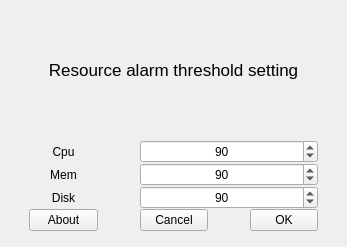
<?xml version="1.0" encoding="UTF-8"?>
<ui version="4.0">
 <class>sysyemMonitor</class>
 <widget class="QWidget" name="sysyemMonitor">
  <property name="geometry">
   <rect>
    <x>0</x>
    <y>0</y>
    <width>347</width>
    <height>247</height>
   </rect>
  </property>
  <property name="windowTitle">
   <string>Form</string>
  </property>
  <widget class="QWidget" name="gridLayoutWidget">
   <property name="geometry">
    <rect>
     <x>19</x>
     <y>0</y>
     <width>311</width>
     <height>231</height>
    </rect>
   </property>
   <layout class="QGridLayout" name="gridLayout">
    <property name="leftMargin">
     <number>10</number>
    </property>
    <property name="topMargin">
     <number>0</number>
    </property>
    <property name="rightMargin">
     <number>12</number>
    </property>
    <property name="horizontalSpacing">
     <number>42</number>
    </property>
    <property name="verticalSpacing">
     <number>0</number>
    </property>
    <item row="4" column="2">
     <widget class="QPushButton" name="pushButtonOk">
      <property name="text">
       <string>OK</string>
      </property>
     </widget>
    </item>
    <item row="2" column="0">
     <widget class="QLabel" name="memLabel">
      <property name="text">
       <string>Mem</string>
      </property>
      <property name="alignment">
       <set>Qt::AlignCenter</set>
      </property>
     </widget>
    </item>
    <item row="3" column="0">
     <widget class="QLabel" name="diskLabel">
      <property name="text">
       <string>Disk</string>
      </property>
      <property name="alignment">
       <set>Qt::AlignCenter</set>
      </property>
     </widget>
    </item>
    <item row="1" column="0">
     <widget class="QLabel" name="cpuLable">
      <property name="sizePolicy">
       <sizepolicy hsizetype="Preferred" vsizetype="Preferred">
        <horstretch>0</horstretch>
        <verstretch>0</verstretch>
       </sizepolicy>
      </property>
      <property name="layoutDirection">
       <enum>Qt::LeftToRight</enum>
      </property>
      <property name="text">
       <string>Cpu</string>
      </property>
      <property name="alignment">
       <set>Qt::AlignCenter</set>
      </property>
     </widget>
    </item>
    <item row="4" column="0">
     <widget class="QPushButton" name="pushButtonAbout">
      <property name="text">
       <string>About</string>
      </property>
     </widget>
    </item>
    <item row="0" column="0" colspan="3">
     <widget class="QLabel" name="label">
      <property name="font">
       <font>
        <pointsize>13</pointsize>
       </font>
      </property>
      <property name="text">
       <string>Resource alarm threshold setting</string>
      </property>
      <property name="alignment">
       <set>Qt::AlignCenter</set>
      </property>
     </widget>
    </item>
    <item row="4" column="1">
     <widget class="QPushButton" name="pushButtonCancel">
      <property name="text">
       <string>Cancel</string>
      </property>
     </widget>
    </item>
    <item row="2" column="1" colspan="2">
     <widget class="QSpinBox" name="memspinBox">
      <property name="alignment">
       <set>Qt::AlignCenter</set>
      </property>
      <property name="maximum">
       <number>100</number>
      </property>
      <property name="value">
       <number>90</number>
      </property>
     </widget>
    </item>
    <item row="3" column="1" colspan="2">
     <widget class="QSpinBox" name="diskspinBox">
      <property name="alignment">
       <set>Qt::AlignCenter</set>
      </property>
      <property name="maximum">
       <number>100</number>
      </property>
      <property name="value">
       <number>90</number>
      </property>
     </widget>
    </item>
    <item row="1" column="1" colspan="2">
     <widget class="QSpinBox" name="cpuspinBox">
      <property name="wrapping">
       <bool>false</bool>
      </property>
      <property name="alignment">
       <set>Qt::AlignCenter</set>
      </property>
      <property name="maximum">
       <number>100</number>
      </property>
      <property name="value">
       <number>90</number>
      </property>
      <property name="displayIntegerBase">
       <number>10</number>
      </property>
     </widget>
    </item>
   </layout>
  </widget>
 </widget>
 <resources/>
 <connections/>
</ui>
